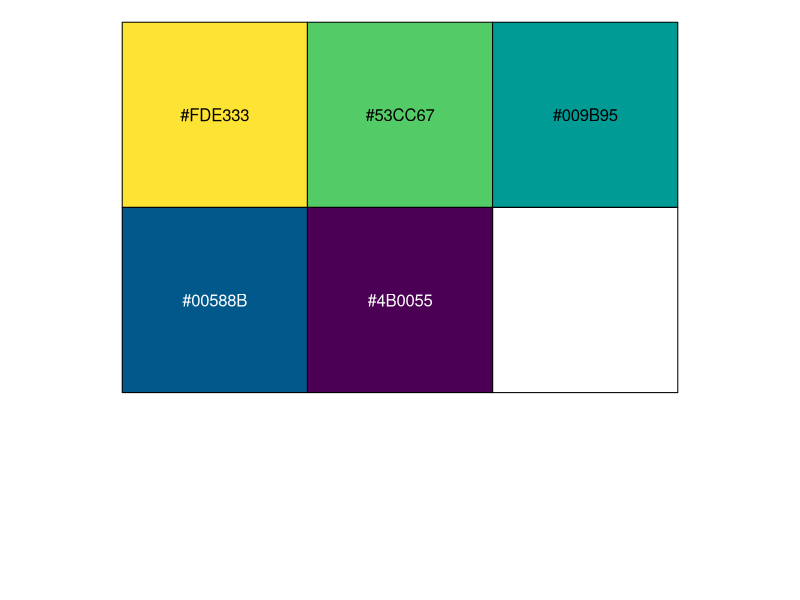
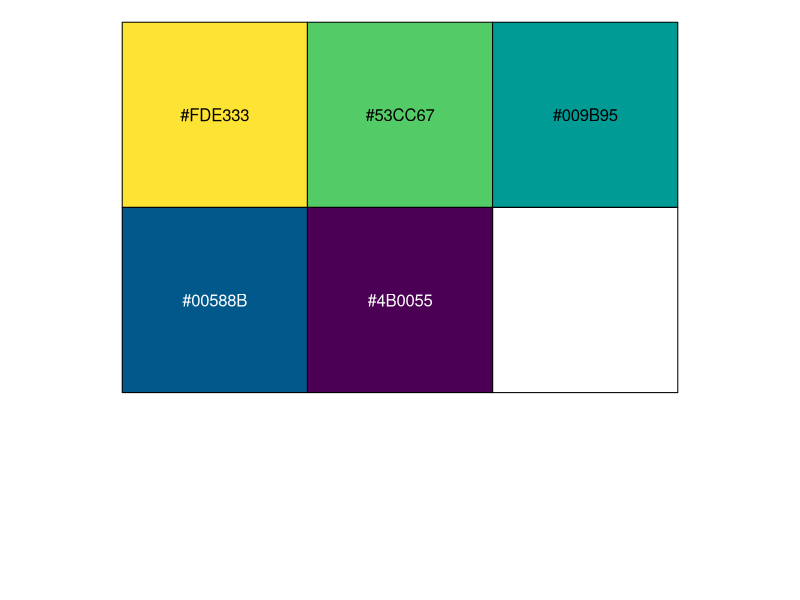
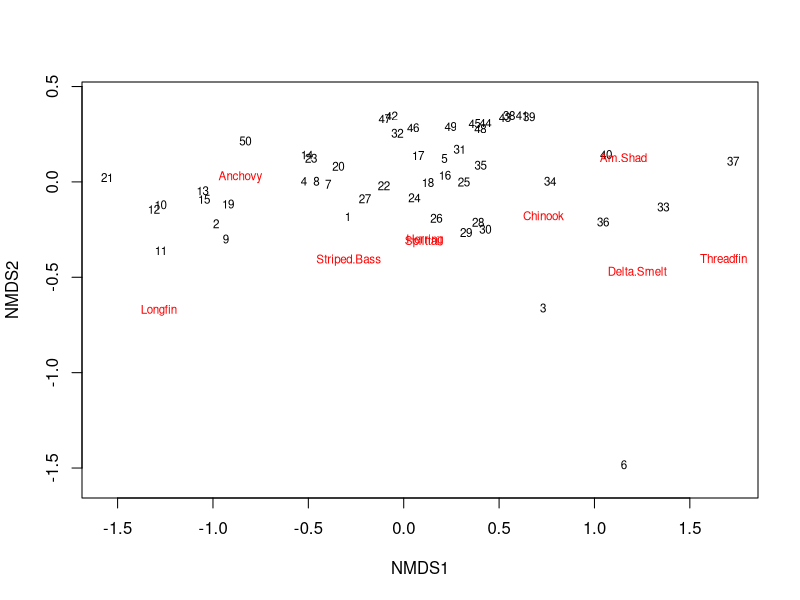
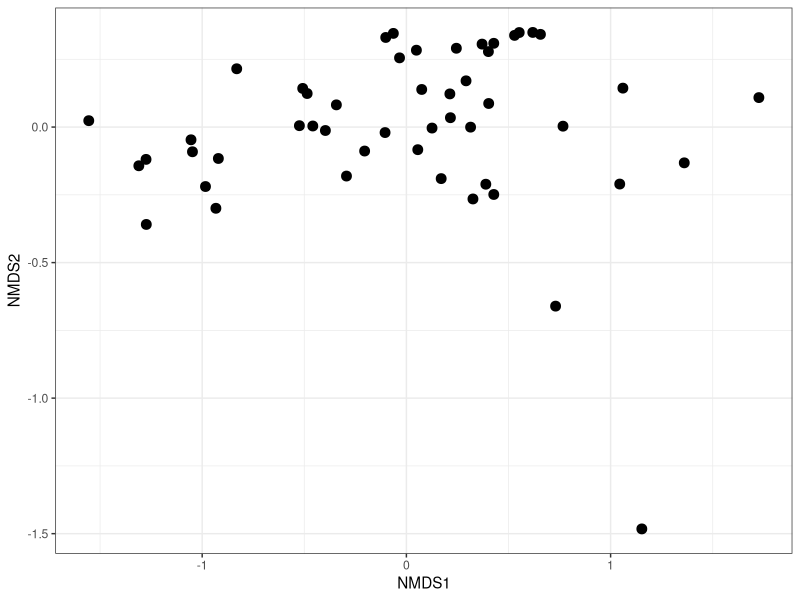
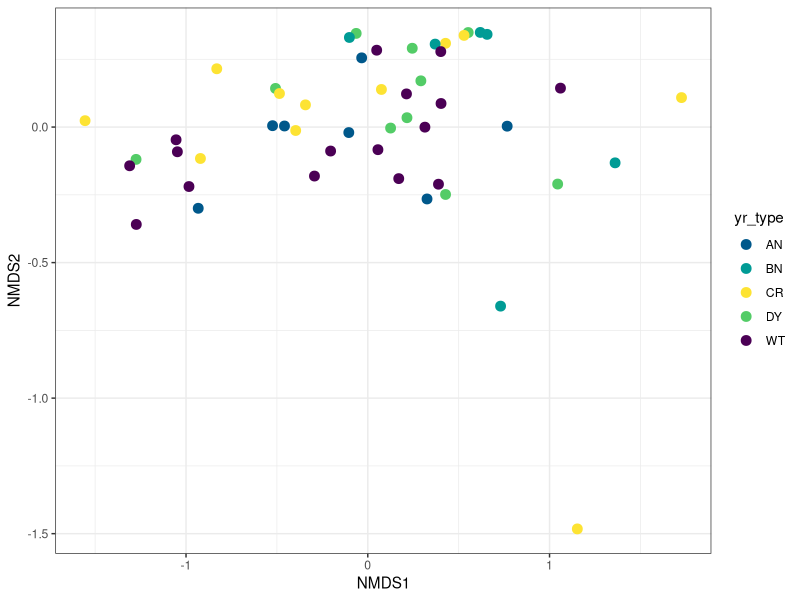
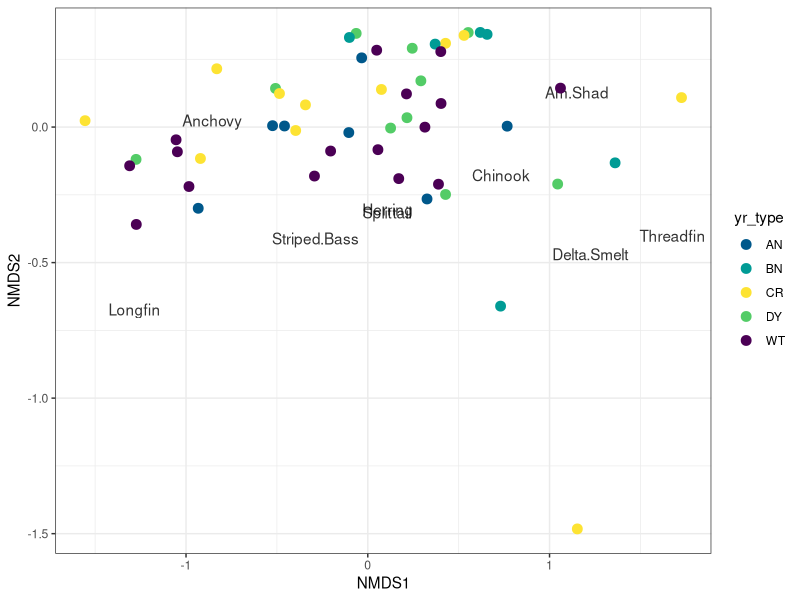
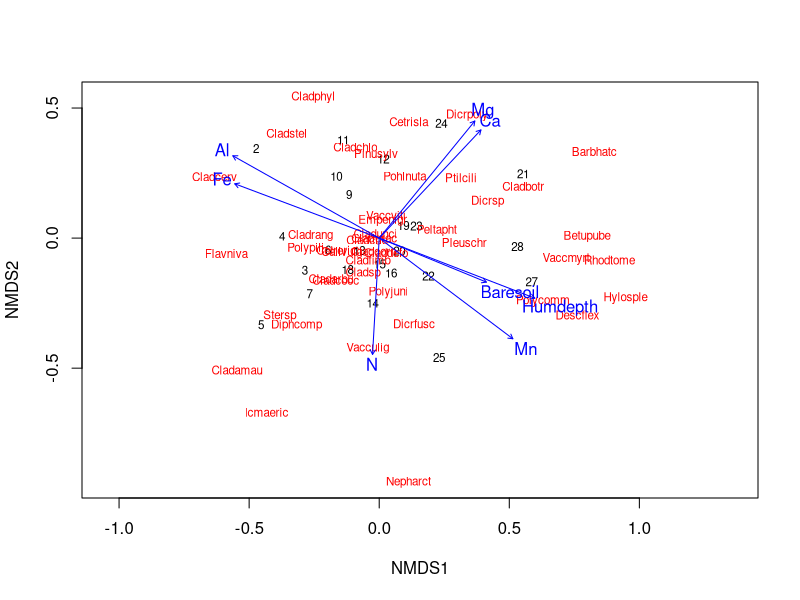

These charts were generated, in order, by the following R code:
# Pete Nelson, PhD
# Department of Water Resources
# project: drought traits (special studies)
# purpose: analysis of FMWT (fish) data
# created: 2022-09-02
# last modified: 2022-12-06

# get started -----
rm(list= ls()[!(ls() %in% c("fmwt1", "spp_occ",    # indices & freq of occurrence
                            "index_stations",
                            "year_types"))])  # station location

library(tidyverse)
library(readxl)
library(scales)

pal_yrtype <- c("Critical" = "#FDE333", "Dry" = "#53CC67", "Below Normal" = "#009B95","Above Normal" = "#00588B", "Wet" = "#4B0055")
show_col(pal_yrtype)
pal_yrtype2 <- c("CR" = "#FDE333", "DY" = "#53CC67", "BN" = "#009B95","AN" = "#00588B", "WT" = "#4B0055")
show_col(pal_yrtype2)

# if necessary -----
fmwt1 <- read_csv("fish_data/fmwt1.csv") # derived from fmwt.R, collapsed striper data
index_stations <- read_csv("fish_data/index_stations.csv") # from fmwt.R
spp_occ <- read_csv("fish_data/spp_occ.csv")
year_types <- read_excel("fish_data/yeartypes.xlsx") %>% select(-...1)

# NMDS ----

library(vegan)

data <- rename(fmwt1,
               c(Am.Shad = american_shad,
                 Chinook = chinook_salmon,
                 Delta.Smelt = delta_smelt,
                 Longfin = longfin_smelt,
                 Anchovy = northern_anchovy,
                 Herring = pacific_herring,
                 Splittail = splittail,
                 Striped.Bass = striped_bass,
                 Threadfin = threadfin_shad)) %>% 
  left_join(year_types, keep = FALSE) %>% 
  select(-c(drought, shortterm, sprNDOI, yr_type)) %>% 
  filter(year >= 1970) %>% 
  filter(year != 1974 & year != 1979)  # remove years 1974 & 1979, no fmwt data

nmds <- metaMDS(data[,2:10], # spp data only
                noshare = T, 
                autotransform = FALSE, 
                trymax = 500)
plot(nmds, type = "t")

## plot with ggplot ----
data.scores <- as.tibble(scores(nmds, "sites"))
data.scores$year <- data$year
data.scores$yr_type <- data$yr_type2

spp.scores <- as.tibble(scores(nmds, "species")) # use vegan scores function to extract spp scores, convert to df
spp.scores$species <- c("Am.Shad", "Chinook", "Delta.Smelt", "Longfin", "Anchovy",
                        "Herring", "Splittail", "Striped.Bass", "Threadfin")
head(spp.scores)  #look at the data

# simple nmds plot of the years 1970-2021
ggplot() +
  geom_point(data = data.scores, 
             aes(x = NMDS1, y = NMDS2),
             size = 3) +
  theme_bw()

# color the points by year type
ggplot() +
  geom_point(data = data.scores, 
             aes(x = NMDS1, y = NMDS2,
                 color = yr_type),
             size = 3) +
  scale_color_manual(values = pal_yrtype2) +
  theme_bw()

# add species
ggplot() +
  geom_text(data = spp.scores, 
            aes(x = NMDS1, y = NMDS2, label = species), 
            alpha = 0.8) +
  geom_point(data = data.scores, 
             aes(x = NMDS1, y = NMDS2,
                 color = yr_type),
             size = 3) +
  scale_color_manual(values = pal_yrtype2) +
  theme_bw()

####
# SCRATCH ####
####
data(varespec) # columns 44: spp; rows 24: sites; data are vegetation cover values
data(varechem) # 24 by 14; soil characteristics of the 24 sites

test <- as_tibble(varespec) %>%
  mutate(sites = factor(rep(c("grassland", "quarry"), each = 12)),
        obs = factor(LETTERS[1:24])) %>% 
  relocate(sites, obs)

ord <- metaMDS(varespec)
plot(ord, type = "t")
## Fit environmental variables
ef <- envfit(ord, varechem)
ef
plot(ef, p.max = 0.05) # show effect of environmental variables on ordination

ord <- metaMDS(test[,3:46])
